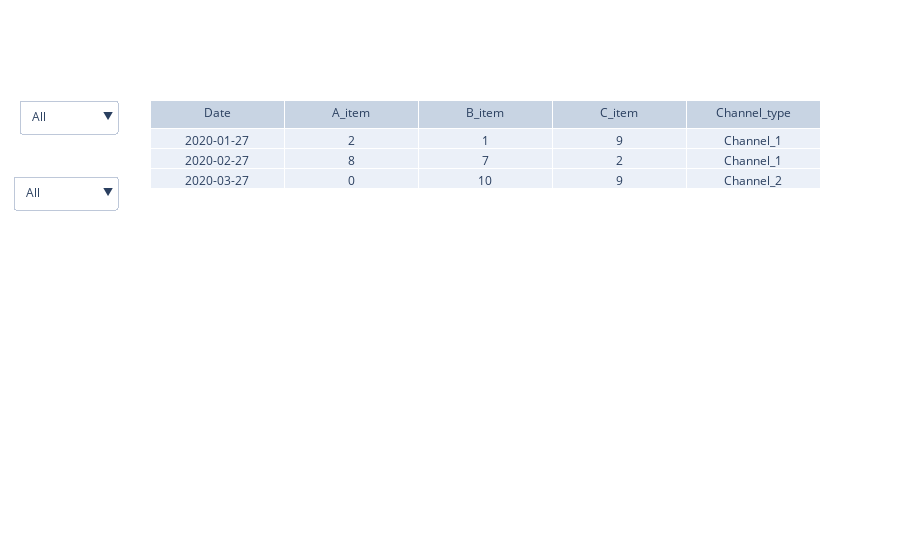

The notebook cell this image was saved under:
### Code cell
#Multiple plotly filters code
import plotly.graph_objects as go

df = pd.DataFrame(
    {
        "Date": ["2020-01-27", "2020-02-27", "2020-03-27"],
        "A_item": [2, 8, 0],
        "B_item": [1, 7, 10],
        "C_item": [9, 2, 9],
        "Channel_type": ["Channel_1", "Channel_1", "Channel_2"],
    }
)

fig = go.Figure(go.Table(header={"values": df.columns}, cells={"values": df.T.values}))
fig.update_layout(
    updatemenus=[
        {
            "y": 1 - (i / 5),
            "buttons": [
                {
                    "label": c,
                    "method": "restyle",
                    "args": [
                        {
                            "cells": {
                                "values": df.T.values
                                if c == "All"
                                else df.loc[df[menu].eq(c)].T.values
                            }
                        }
                    ],
                }
                for c in ["All"] + df[menu].unique().tolist()
            ],
        }
        for i, menu in enumerate(["Channel_type", "Date"])
    ]
)

### Figure 1 — Plotly figure (JSON) as saved in the notebook; plotly's stock layout.template omitted (floating-point values rounded to 4 significant figures)
{"data": [{"cells": {"values": [["2020-01-27", "2020-02-27", "2020-03-27"], [2, 8, 0], [1, 7, 10], [9, 2, 9], ["Channel_1", "Channel_1", "Channel_2"]]}, "header": {"values": ["Date", "A_item", "B_item", "C_item", "Channel_type"]}, "type": "table"}], "layout": {"updatemenus": [{"buttons": [{"args": [{"cells": {"values": [["2020-01-27", "2020-02-27", "2020-03-27"], [2, 8, 0], [1, 7, 10], [9, 2, 9], ["Channel_1", "Channel_1", "Channel_2"]]}}], "label": "All", "method": "restyle"}, {"args": [{"cells": {"values": [["2020-01-27", "2020-02-27"], [2, 8], [1, 7], [9, 2], ["Channel_1", "Channel_1"]]}}], "label": "Channel_1", "method": "restyle"}, {"args": [{"cells": {"values": [["2020-03-27"], [0], [10], [9], ["Channel_2"]]}}], "label": "Channel_2", "method": "restyle"}], "y": 1}, {"buttons": [{"args": [{"cells": {"values": [["2020-01-27", "2020-02-27", "2020-03-27"], [2, 8, 0], [1, 7, 10], [9, 2, 9], ["Channel_1", "Channel_1", "Channel_2"]]}}], "label": "All", "method": "restyle"}, {"args": [{"cells": {"values": [["2020-01-27"], [2], [1], [9], ["Channel_1"]]}}], "label": "2020-01-27", "method": "restyle"}, {"args": [{"cells": {"values": [["2020-02-27"], [8], [7], [2], ["Channel_1"]]}}], "label": "2020-02-27", "method": "restyle"}, {"args": [{"cells": {"values": [["2020-03-27"], [0], [10], [9], ["Channel_2"]]}}], "label": "2020-03-27", "method": "restyle"}], "y": 0.8}]}}
